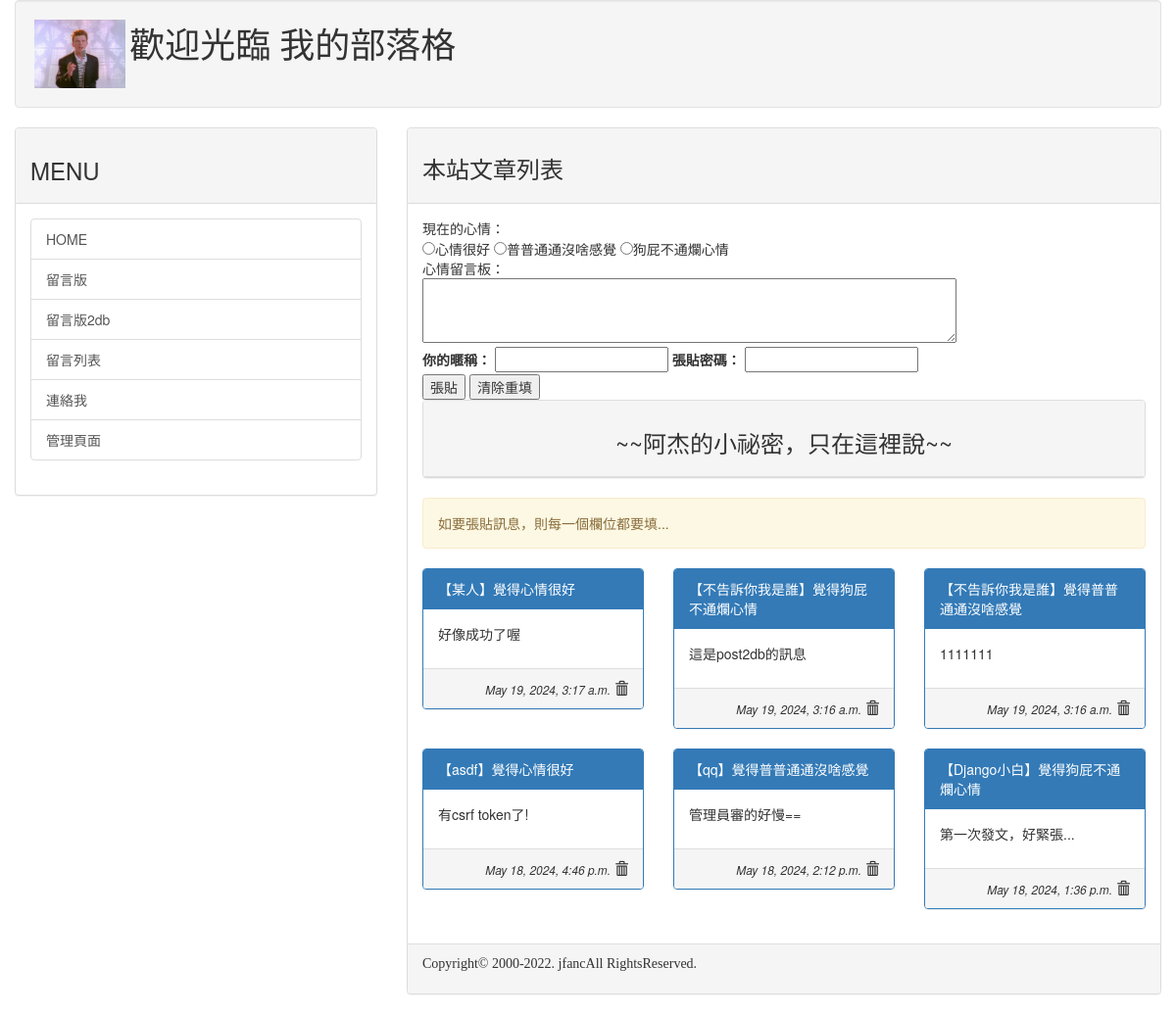
The page / on the database its author committed.
### mysite/models.py (models this page shows, shortened)
class Mood(models.Model):
    status = models.CharField(max_length=50, null=False)
    def __str__(self):
        return self.status

class Post(models.Model):
    mood = models.ForeignKey('Mood', on_delete=models.CASCADE)
    nickname = models.CharField(max_length=50, default='不告訴你我是誰')
    message = models.TextField(null=False)
    del_pass= models.CharField(max_length=50)
    pub_time= models.DateTimeField(auto_now=True)
    enabled = models.BooleanField(default=False) #改True就可以預設為開啟

### mysite/views.py (the view, shortened to what this page needs)
# urls.py: path('', views.index),
def index(request, pid=None, del_pass=None):
    posts = models.Post.objects.filter(enabled = True).order_by('-pub_time')[:30]
    moods = models.Mood.objects.all()
    try:
        user_id = request.GET['user_id']
        user_pass = request.GET['user_pass']
        user_post = request.GET['user_post']
        user_mood = request.GET['mood']
    except:
        user_id = None
        message = '如要張貼訊息，則每一個欄位都要填...'
    return render(request, 'index.html', locals())

### mysite/templates/index.html (shortened to what this page needs)
{% extends 'base.html' %}
{% block headmessage %}
<h3 style='font-family:標楷體;'>本站文章列表</h3>
{% endblock %}
{% block content %}
<form name='my form' action='/' method='GET'>
    現在的心情：<br />
    {% for m in moods %}
    <input type='radio' name='mood' value='{{ m.status }}'>{{ m.status }}
    {% endfor %}
    <br />
    心情留言板：<br />
    <textarea name='user_post' rows=3 cols=70></textarea><br />
    <label for='user_id'>你的暱稱：</label>
    <input id='user_id' type='text' name='user_id'>
    <label for='user_pass'>張貼密碼：</label>
    <input id='user_pass' type='password' name='user_pass'><br />
    <input type='submit' value='張貼'>
    <input type='reset' value='清除重填'>
</form>
<div class='row'>
    <div class='col-md-12'>
        <div class='panel panel-default'>
            <div class='panel-heading' align=center>
                <h3>~~阿杰的小祕密，只在這裡說~~</h3>
            </div>
        </div>
    </div>
</div>
{% if message %}
<div class='alert alert-warning'>
    {{ message }}
</div>
{% endif %}
<div class="row">
    {% for p in posts %}
    <div class="col-sm-12 col-md-4">
        <div class='panel panel-primary'>
            <div class='panel-heading'>【{{ p.nickname }}】覺得{{ p.mood }}</div>
            <div class='panel-body'>{{ p.message | linebreaks }}</div>
            <div class='panel-footer' align='right'>
                <i><small>{{ p.pub_time }}</small></i>
                <span class="glyphicon glyphicon-trash" onclick='go_delete({{p.id}})'></span>
            </div>
        </div>
    </div>
    {% endfor %}
</div>
{% endblock %}

### rows shown on the page
Mood: status "心情很好"
Mood: status "普普通通沒啥感覺"
Mood: status "狗屁不通爛心情"
Post: nickname "某人", mood "心情很好", message "好像成功了喔", pub_time "May 19, 2024, 3:17 a.m."
Post: nickname "不告訴你我是誰", mood "狗屁不通爛心情", message "這是post2db的訊息", pub_time "May 19, 2024, 3:16 a.m."
Post: nickname "不告訴你我是誰", mood "普普通通沒啥感覺", message "1111111", pub_time "May 19, 2024, 3:16 a.m."
Post: nickname "asdf", mood "心情很好", message "有csrf token了!", pub_time "May 18, 2024, 4:46 p.m."
Post: nickname "qq", mood "普普通通沒啥感覺", message "管理員審的好慢==", pub_time "May 18, 2024, 2:12 p.m."
Post: nickname "Django小白", mood "狗屁不通爛心情", message "第一次發文，好緊張...", pub_time "May 18, 2024, 1:36 p.m."

### other values the page prints
{{ message }} "如要張貼訊息，則每一個欄位都要填..."
